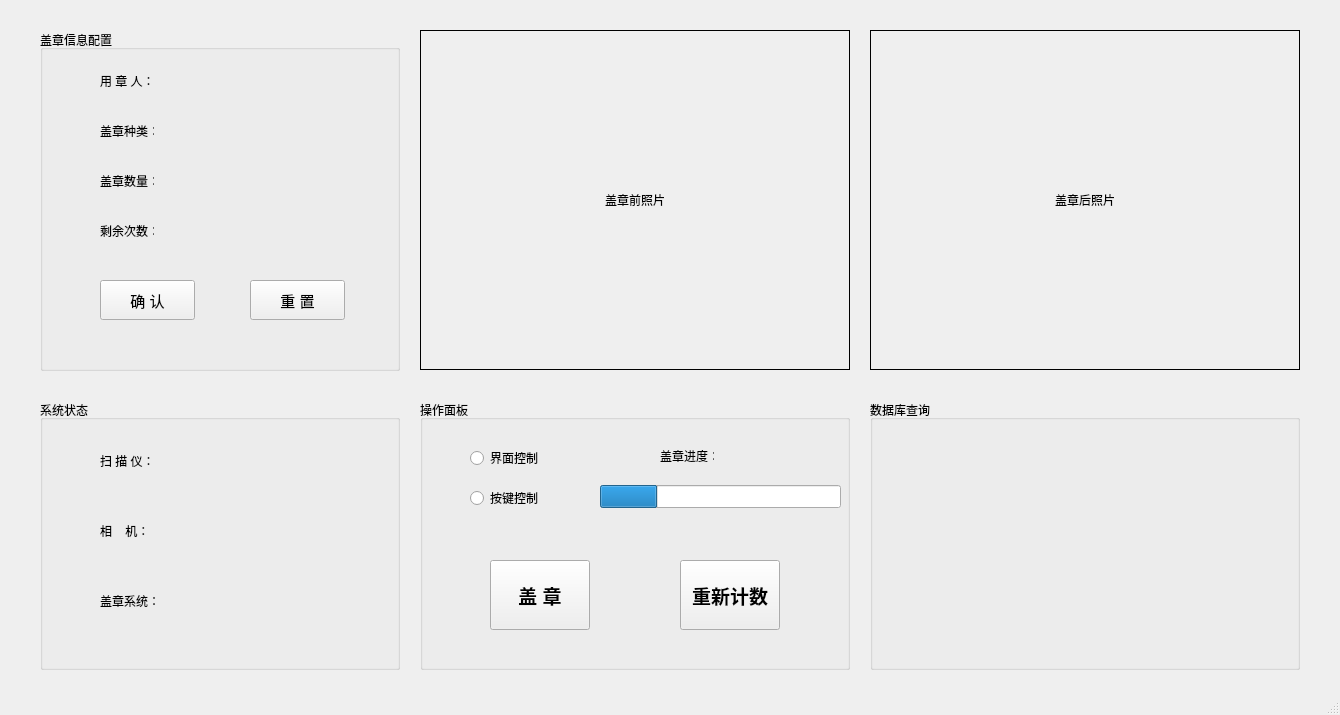
<?xml version="1.0" encoding="UTF-8"?>
<ui version="4.0">
 <class>AdministerMainWindow</class>
 <widget class="QMainWindow" name="AdministerMainWindow">
  <property name="geometry">
   <rect>
    <x>0</x>
    <y>0</y>
    <width>1340</width>
    <height>715</height>
   </rect>
  </property>
  <property name="windowTitle">
   <string>MainWindow</string>
  </property>
  <widget class="QWidget" name="centralwidget">
   <widget class="QLabel" name="picAfterDisplay_2">
    <property name="geometry">
     <rect>
      <x>870</x>
      <y>30</y>
      <width>430</width>
      <height>340</height>
     </rect>
    </property>
    <property name="frameShape">
     <enum>QFrame::Box</enum>
    </property>
    <property name="text">
     <string>盖章后照片</string>
    </property>
    <property name="alignment">
     <set>Qt::AlignCenter</set>
    </property>
   </widget>
   <widget class="QLabel" name="picAgoDisplay">
    <property name="geometry">
     <rect>
      <x>420</x>
      <y>30</y>
      <width>430</width>
      <height>340</height>
     </rect>
    </property>
    <property name="frameShape">
     <enum>QFrame::Box</enum>
    </property>
    <property name="text">
     <string>盖章前照片</string>
    </property>
    <property name="alignment">
     <set>Qt::AlignCenter</set>
    </property>
   </widget>
   <widget class="QGroupBox" name="groupBox">
    <property name="geometry">
     <rect>
      <x>40</x>
      <y>30</y>
      <width>360</width>
      <height>341</height>
     </rect>
    </property>
    <property name="title">
     <string>盖章信息配置</string>
    </property>
    <widget class="QLabel" name="label_2">
     <property name="geometry">
      <rect>
       <x>60</x>
       <y>90</y>
       <width>54</width>
       <height>21</height>
      </rect>
     </property>
     <property name="text">
      <string>盖章种类：</string>
     </property>
    </widget>
    <widget class="QLabel" name="label_3">
     <property name="geometry">
      <rect>
       <x>60</x>
       <y>140</y>
       <width>54</width>
       <height>21</height>
      </rect>
     </property>
     <property name="text">
      <string>盖章数量：</string>
     </property>
    </widget>
    <widget class="QLabel" name="label_4">
     <property name="geometry">
      <rect>
       <x>60</x>
       <y>190</y>
       <width>54</width>
       <height>21</height>
      </rect>
     </property>
     <property name="text">
      <string>剩余次数：</string>
     </property>
    </widget>
    <widget class="QLabel" name="label_5">
     <property name="geometry">
      <rect>
       <x>60</x>
       <y>40</y>
       <width>54</width>
       <height>21</height>
      </rect>
     </property>
     <property name="text">
      <string>用 章 人：</string>
     </property>
    </widget>
    <widget class="QPushButton" name="pushButton">
     <property name="geometry">
      <rect>
       <x>60</x>
       <y>250</y>
       <width>95</width>
       <height>40</height>
      </rect>
     </property>
     <property name="font">
      <font>
       <pointsize>11</pointsize>
      </font>
     </property>
     <property name="text">
      <string>确 认</string>
     </property>
    </widget>
    <widget class="QPushButton" name="pushButton_2">
     <property name="geometry">
      <rect>
       <x>210</x>
       <y>250</y>
       <width>95</width>
       <height>40</height>
      </rect>
     </property>
     <property name="font">
      <font>
       <pointsize>11</pointsize>
      </font>
     </property>
     <property name="text">
      <string>重 置</string>
     </property>
    </widget>
   </widget>
   <widget class="QGroupBox" name="groupBox_2">
    <property name="geometry">
     <rect>
      <x>40</x>
      <y>400</y>
      <width>360</width>
      <height>270</height>
     </rect>
    </property>
    <property name="title">
     <string>系统状态</string>
    </property>
    <widget class="QLabel" name="label_6">
     <property name="geometry">
      <rect>
       <x>60</x>
       <y>50</y>
       <width>81</width>
       <height>21</height>
      </rect>
     </property>
     <property name="text">
      <string>扫 描 仪：</string>
     </property>
    </widget>
    <widget class="QLabel" name="label_7">
     <property name="geometry">
      <rect>
       <x>60</x>
       <y>120</y>
       <width>81</width>
       <height>21</height>
      </rect>
     </property>
     <property name="text">
      <string>相    机：</string>
     </property>
    </widget>
    <widget class="QLabel" name="label_8">
     <property name="geometry">
      <rect>
       <x>60</x>
       <y>190</y>
       <width>81</width>
       <height>21</height>
      </rect>
     </property>
     <property name="text">
      <string>盖章系统：</string>
     </property>
    </widget>
   </widget>
   <widget class="QGroupBox" name="groupBox_3">
    <property name="geometry">
     <rect>
      <x>420</x>
      <y>400</y>
      <width>430</width>
      <height>270</height>
     </rect>
    </property>
    <property name="title">
     <string>操作面板</string>
    </property>
    <widget class="QRadioButton" name="PCRadioBtn">
     <property name="geometry">
      <rect>
       <x>50</x>
       <y>50</y>
       <width>89</width>
       <height>16</height>
      </rect>
     </property>
     <property name="text">
      <string>界面控制</string>
     </property>
    </widget>
    <widget class="QRadioButton" name="KeyRadioBtn">
     <property name="geometry">
      <rect>
       <x>50</x>
       <y>90</y>
       <width>89</width>
       <height>16</height>
      </rect>
     </property>
     <property name="text">
      <string>按键控制</string>
     </property>
    </widget>
    <widget class="QPushButton" name="pushButton_3">
     <property name="geometry">
      <rect>
       <x>70</x>
       <y>160</y>
       <width>100</width>
       <height>70</height>
      </rect>
     </property>
     <property name="font">
      <font>
       <pointsize>14</pointsize>
       <weight>75</weight>
       <bold>true</bold>
      </font>
     </property>
     <property name="text">
      <string>盖 章</string>
     </property>
    </widget>
    <widget class="QProgressBar" name="progressBar">
     <property name="geometry">
      <rect>
       <x>180</x>
       <y>85</y>
       <width>241</width>
       <height>23</height>
      </rect>
     </property>
     <property name="value">
      <number>24</number>
     </property>
     <property name="format">
      <string/>
     </property>
    </widget>
    <widget class="QLabel" name="label_15">
     <property name="geometry">
      <rect>
       <x>240</x>
       <y>50</y>
       <width>54</width>
       <height>12</height>
      </rect>
     </property>
     <property name="text">
      <string>盖章进度：</string>
     </property>
    </widget>
    <widget class="QPushButton" name="pushButton_4">
     <property name="geometry">
      <rect>
       <x>260</x>
       <y>160</y>
       <width>100</width>
       <height>70</height>
      </rect>
     </property>
     <property name="font">
      <font>
       <pointsize>14</pointsize>
       <weight>75</weight>
       <bold>true</bold>
      </font>
     </property>
     <property name="text">
      <string>重新计数</string>
     </property>
    </widget>
   </widget>
   <widget class="QGroupBox" name="groupBox_4">
    <property name="geometry">
     <rect>
      <x>870</x>
      <y>400</y>
      <width>430</width>
      <height>270</height>
     </rect>
    </property>
    <property name="title">
     <string>数据库查询</string>
    </property>
   </widget>
  </widget>
  <widget class="QMenuBar" name="menubar">
   <property name="geometry">
    <rect>
     <x>0</x>
     <y>0</y>
     <width>1340</width>
     <height>23</height>
    </rect>
   </property>
  </widget>
  <widget class="QStatusBar" name="statusbar"/>
 </widget>
 <resources/>
 <connections/>
</ui>
